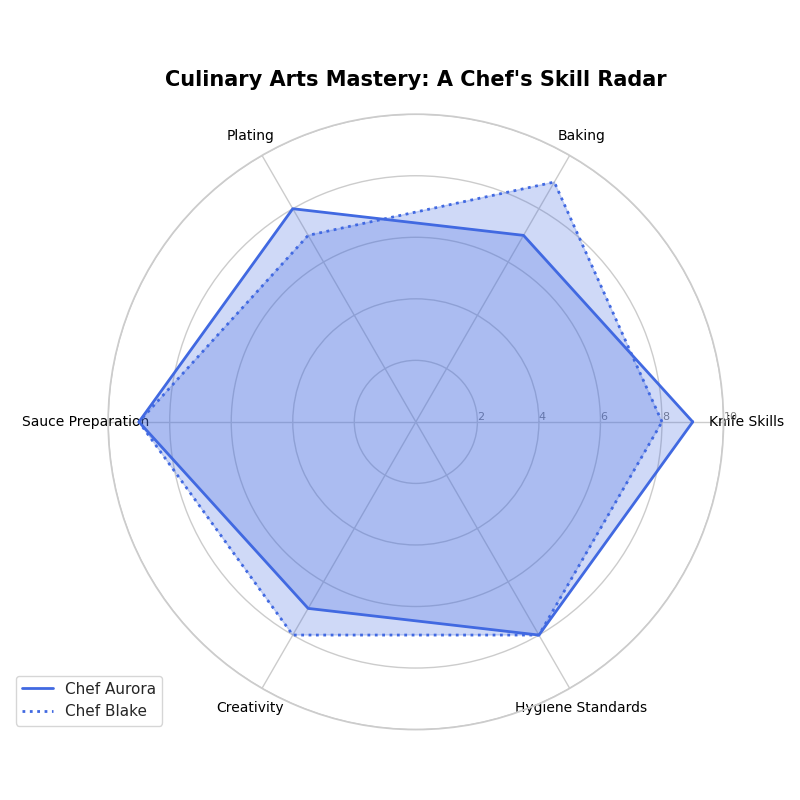

The Python source for this figure:
import matplotlib.pyplot as plt
import numpy as np
from math import pi

categories = ["Knife Skills", "Baking", "Plating", "Sauce Preparation", "Creativity", "Hygiene Standards"]
num_vars = len(categories)

# Manually shuffled or altered data within each chef's skills
chef_aurora = [9, 7, 8, 9, 7, 8]  # Altered from the original: [8, 7, 9, 8, 7, 9]
chef_blake = [8, 9, 7, 9, 8, 8]   # Altered from the original: [7, 8, 8, 9, 9, 8]

angles = np.linspace(0, 2 * pi, num_vars, endpoint=False).tolist()
angles += angles[:1]

def complete_data(data):
    return data + data[:1]

aurora_data = complete_data(chef_aurora)
blake_data = complete_data(chef_blake)

fig, ax = plt.subplots(figsize=(8, 8), subplot_kw=dict(polar=True))

plt.xticks(angles[:-1], categories, color='black', size=10)
ax.set_rlabel_position(0)
plt.yticks([2, 4, 6, 8, 10], ["2", "4", "6", "8", "10"], color="grey", size=8)
plt.ylim(0, 10)

# Apply single color consistently
color = 'royalblue'
ax.plot(angles, aurora_data, linewidth=2, linestyle='solid', label='Chef Aurora', color=color)
ax.fill(angles, aurora_data, color=color, alpha=0.25)

ax.plot(angles, blake_data, linewidth=2, linestyle='dotted', label='Chef Blake', color=color)
ax.fill(angles, blake_data, color=color, alpha=0.25)

plt.title("Culinary Arts Mastery: A Chef's Skill Radar", size=15, color='black', weight='bold', pad=20)
plt.legend(loc='upper right', bbox_to_anchor=(0.1, 0.1))
plt.tight_layout()
plt.show()
